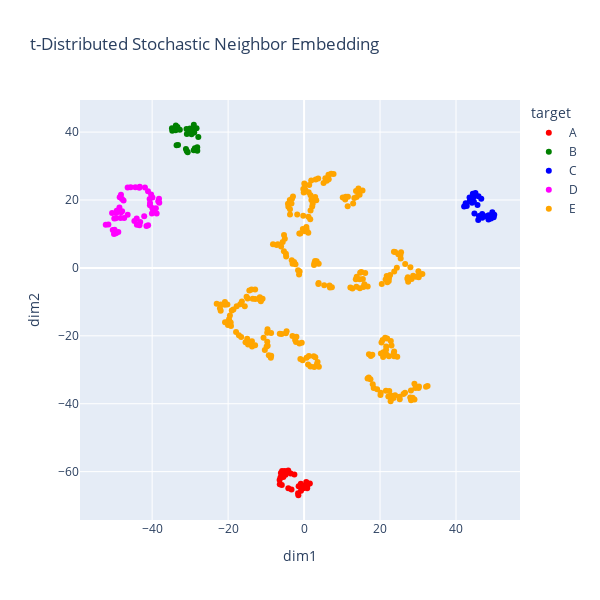

Notebook source saved alongside this figure:
### Markdown cell above
##### Plot data in low-dimensional space

Now, we plot the data in the low-dimensional space, see below. We observe that the non-linear data structure ‘C-in-E’ is separated in two clusters, contrary to what is possible with PCA, see ML Explainer ‘how-does-pca-work’. Compare the t-SNE embeddings for smaller and larger values for the perplexity.

### Code cell
scatter(
    
    data_frame         = df_X_t_sne,
    x                  = 'dim1', 
    y                  = 'dim2', 
    color              = 'target',
    color_discrete_map = {"A": 'red', "B": 'green', "C": 'blue', "D": 'magenta', "E": 'orange'},
    title              = "t-Distributed Stochastic Neighbor Embedding",
    width              = 600,
    height             = 600
)

### Figure 1 — Plotly figure (JSON) as saved in the notebook; plotly's stock layout.template omitted (floating-point values rounded to 4 significant figures; data arrays with more than 128 entries replaced by an {"elided": "..."} marker saying what was removed)
{"data": [{"hovertemplate": "target=A<br>dim1=%{x}<br>dim2=%{y}<extra></extra>", "legendgroup": "A", "marker": {"color": "red", "symbol": "circle"}, "mode": "markers", "name": "A", "orientation": "v", "showlegend": true, "type": "scatter", "x": [-0.1805, -5.069, -0.8137, -1.51, -5.868, 0.8148, 1.518, -0.8598, -3.543, -4.872, 0.5776, -6.106, -1.579, -6.442, -5.793, -2.559, 0.8612, -6.227, -4.164, -4.154, -3.312, -0.4115, -1.436, -5.455, -6.397], "xaxis": "x", "y": [-64.91, -59.82, -65.67, -66.96, -63.96, -64.89, -63.5, -63.55, -60.56, -60.91, -63.04, -60.41, -66.34, -62.48, -59.8, -60.87, -64.25, -61.71, -59.7, -64.92, -65.29, -64.18, -64.33, -61.58, -63.73], "yaxis": "y"}, {"hovertemplate": "target=B<br>dim1=%{x}<br>dim2=%{y}<extra></extra>", "legendgroup": "B", "marker": {"color": "green", "symbol": "circle"}, "mode": "markers", "name": "B", "orientation": "v", "showlegend": true, "type": "scatter", "x": [-27.85, -30.65, -28.92, -29.21, -32.71, -33.34, -28.75, -30.06, -29.91, -33.81, -28.12, -30.88, -28.13, -28.31, -33.76, -29.03, -30.87, -34.79, -31.1, -33.57, -34.71, -29.05, -30.95, -33.18, -29.63], "xaxis": "x", "y": [38.59, 34.04, 39.91, 41.01, 40.73, 41.48, 35.22, 41.08, 40.01, 40.53, 34.49, 34.44, 35.51, 41.17, 41.94, 42.16, 39.44, 41.11, 35.04, 36.09, 40.37, 34.65, 40.87, 36.17, 39.35], "yaxis": "y"}, {"hovertemplate": "target=C<br>dim1=%{x}<br>dim2=%{y}<extra></extra>", "legendgroup": "C", "marker": {"color": "blue", "symbol": "circle"}, "mode": "markers", "name": "C", "orientation": "v", "showlegend": true, "type": "scatter", "x": [49.92, 48.59, 44.71, 44.63, 46.65, 44.84, 42.13, 46.89, 49.2, 43.61, 44.23, 50.07, 45.91, 44.43, 42.54, 47.91, 48.55, 45.66, 45.11, 45.85, 43.56, 49.56, 42.83, 46.04, 46.91], "xaxis": "x", "y": [14.9, 15.51, 19.47, 20.85, 20.39, 16.01, 18.07, 15.89, 14.58, 19.6, 19.21, 15.63, 21.07, 21.81, 19.03, 15.23, 14.26, 18.51, 22.03, 14.07, 20.71, 16.36, 18.22, 15.32, 14.79], "yaxis": "y"}, {"hovertemplate": "target=D<br>dim1=%{x}<br>dim2=%{y}<extra></extra>", "legendgroup": "D", "marker": {"color": "magenta", "symbol": "circle"}, "mode": "markers", "name": "D", "orientation": "v", "showlegend": true, "type": "scatter", "x": [-43.26, -49.44, -40.27, -46.44, -47.94, -38.13, -38.39, -49.33, -49.9, -49.52, -48.17, -38.19, -50.38, -48.62, -52.22, -48.9, -41.09, -39.76, -40.56, -44.68, -40.58, -48.21, -47.36, -44.42, -49.97, -41.89, -40.08, -43.15, -41.5, -42.09, -41.07, -39.92, -49.56, -45.66, -46.45, -40.67, -50.56, -39.97, -43.34, -47.91, -51.52, -47.53, -39.02, -48.32, -44.02, -48.55, -38.81, -50.05, -43.38, -44.07], "xaxis": "x", "y": [23.93, 16.16, 21.62, 15.63, 20.29, 19.2, 19.63, 16.85, 11.24, 10.18, 16.41, 20.35, 11.14, 17.83, 12.7, 10.61, 22.57, 16.81, 19.1, 13.78, 18.42, 21.54, 14.68, 23.74, 14.56, 23.66, 16.03, 13.49, 12.35, 15.24, 12.57, 20.71, 14.63, 23.75, 23.65, 20.29, 16.2, 17.64, 12.6, 16.66, 12.8, 19.82, 17.6, 14.7, 12.72, 20.82, 16.01, 10.01, 23.57, 14.53], "yaxis": "y"}, {"hovertemplate": "target=E<br>dim1=%{x}<br>dim2=%{y}<extra></extra>", "legendgroup": "E", "marker": {"color": "orange", "symbol": "circle"}, "mode": "markers", "name": "E", "orientation": "v", "showlegend": true, "type": "scatter", "x": {"elided": "250 float values"}, "xaxis": "x", "y": {"elided": "250 float values"}, "yaxis": "y"}], "layout": {"height": 600, "legend": {"title": {"text": "target"}, "tracegroupgap": 0}, "title": {"text": "t-Distributed Stochastic Neighbor Embedding"}, "width": 600, "xaxis": {"anchor": "y", "domain": [0, 1], "title": {"text": "dim1"}}, "yaxis": {"anchor": "x", "domain": [0, 1], "title": {"text": "dim2"}}}}
